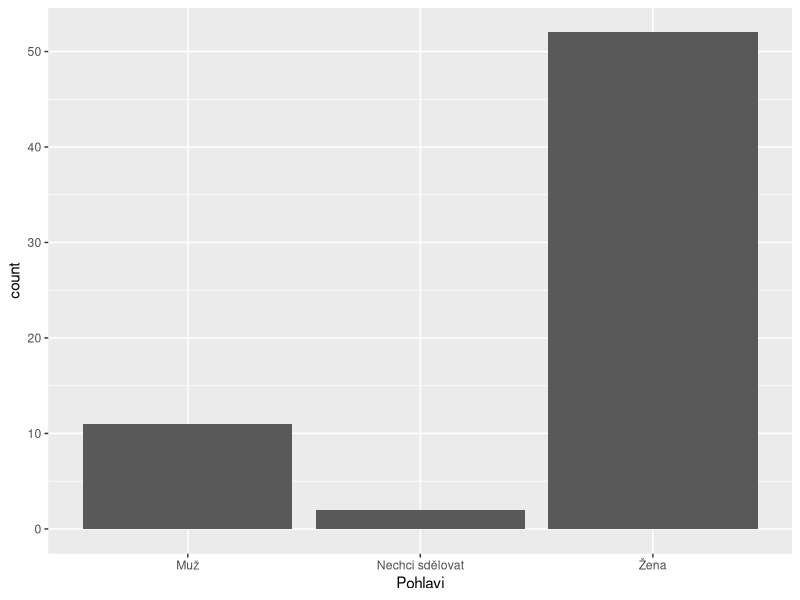
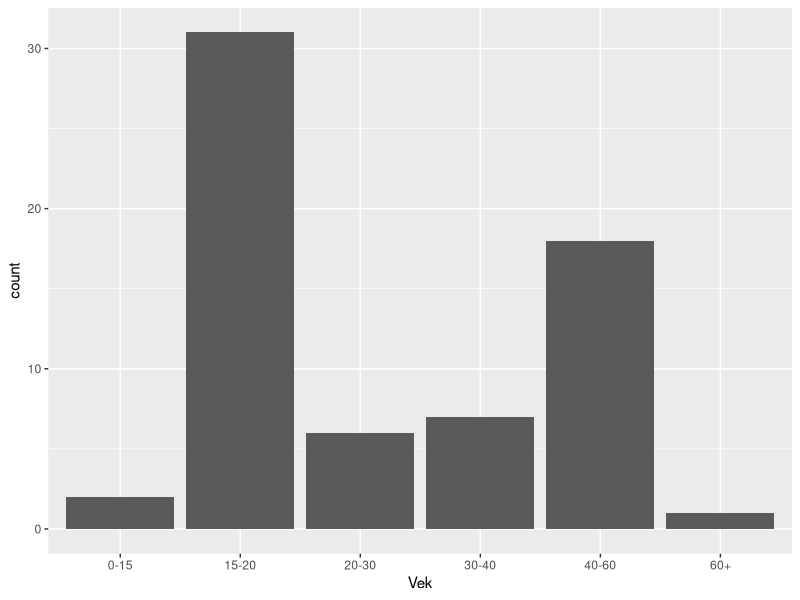
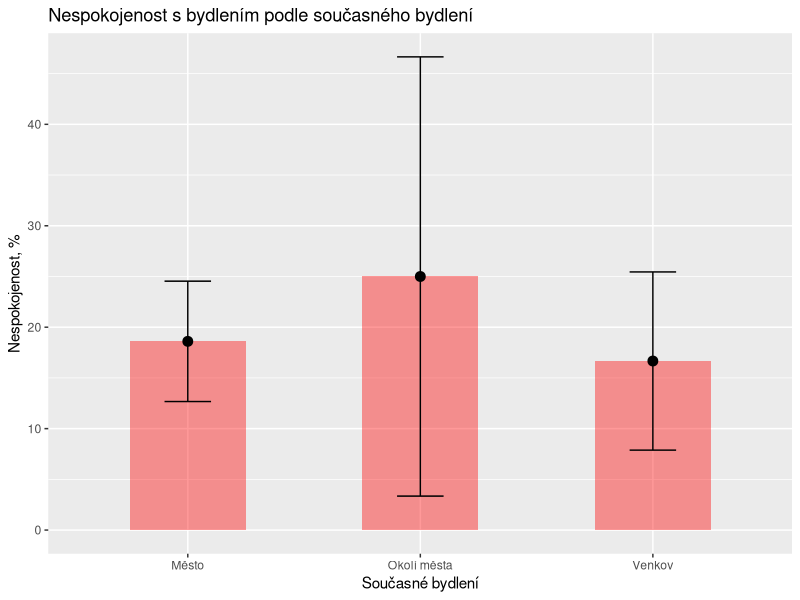
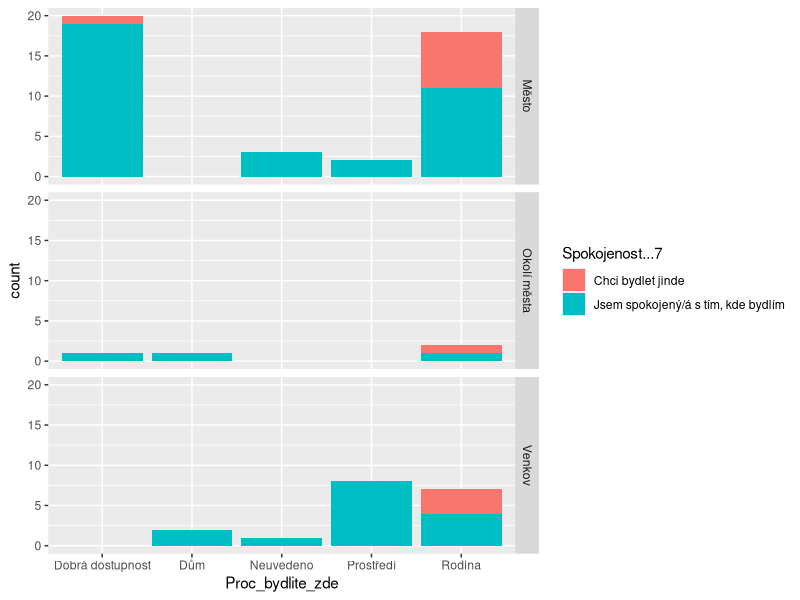

These charts were generated, in order, by the following R code:
## ---- chunk 1
knitr::opts_chunk$set(echo = TRUE)
## ---- chunk 2
library(tidyverse)
library(readxl)
## ---- chunk 3
Mesto_a_venkov <- read_excel("../data/Mesto_a_venkov.xlsx", 
    col_types = c("date", "skip", "text", 
        "text", "text", "text", "text", "text", 
        "text", "skip", "skip", "text", "text", 
        "text", "text", "text", "text", "text", 
        "text", "text", "text", "text", "numeric", 
        "text", "numeric", "text", "text", 
        "text", "text", "skip", "text", "text", 
        "skip", "skip", "text", "text", "text", 
        "text", "text", "text", "text", "text", 
        "text", "text", "text", "text", "text"))
Mesto_a_venkov
## ---- chunk 4
summary(Mesto_a_venkov)
## ---- chunk 5
ggplot(data = Mesto_a_venkov, mapping = aes(x=Pohlavi))+
  geom_bar()
## ---- chunk 6
ggplot(data = Mesto_a_venkov, mapping = aes(x=Vek))+
  geom_bar()
## ---- chunk 7
Mesto_a_venkov %>% 
  select(Bydliste, Spokojenost...8) %>%
  group_by(Bydliste) %>%
  summarise(
    Celkem = n(),
    Nespokojen = sum(Spokojenost...8 == "Ne"),
    Nespokojenost_perc = Nespokojen/Celkem*100,
    Chyba_perc = sqrt(Nespokojenost_perc/100 * (1-Nespokojenost_perc/100)/n())*100
    ) -> Nespokojenost
Nespokojenost
ggplot(data = Nespokojenost, mapping = aes(x = Bydliste, y = Nespokojenost_perc)) + 
  geom_bar(stat = "identity", width = 0.5, fill = "red", alpha = 0.4) + 
  geom_point(size = 3) +
  geom_errorbar(mapping = aes(ymin=Nespokojenost_perc - Chyba_perc, ymax=Nespokojenost_perc + Chyba_perc), width = 0.2, size = 0.5) +
  ggtitle("Nespokojenost s bydlením podle současného bydlení") + 
  xlab("Současné bydlení") + 
  ylab("Nespokojenost, %")
## ---- chunk 8
Mesto_a_venkov %>% 
  select(
    Datum_a_cas,
    Bydliste,
    Spokojenost...7,
    Proc_bydlite_zde
  ) %>%
  mutate(
    present = 1
  ) %>%
  pivot_wider(
    names_from = Proc_bydlite_zde,
    values_from = present,
    values_fill = 0
  ) %>%
  group_by(Bydliste) %>%
  summarise(
    Dostupnost = sum(`Dobrá dostupnost`),
    Rodina = sum(Rodina),
    Bydleni = sum(`Dům`),
    Prostredi = sum(`Prostředí`),
    Neuvedeno = sum(Neuvedeno),
    Celkem = n()
  ) -> duvody_bydleni
Mesto_a_venkov %>%
  ggplot(mapping = aes(x = Proc_bydlite_zde, fill = Spokojenost...7 )) +
  facet_grid(Bydliste~.) +
  geom_bar()


